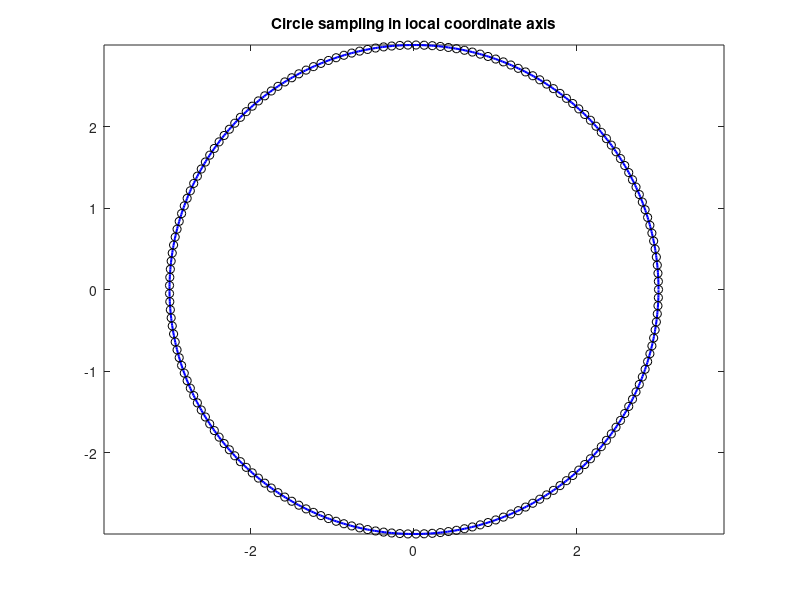
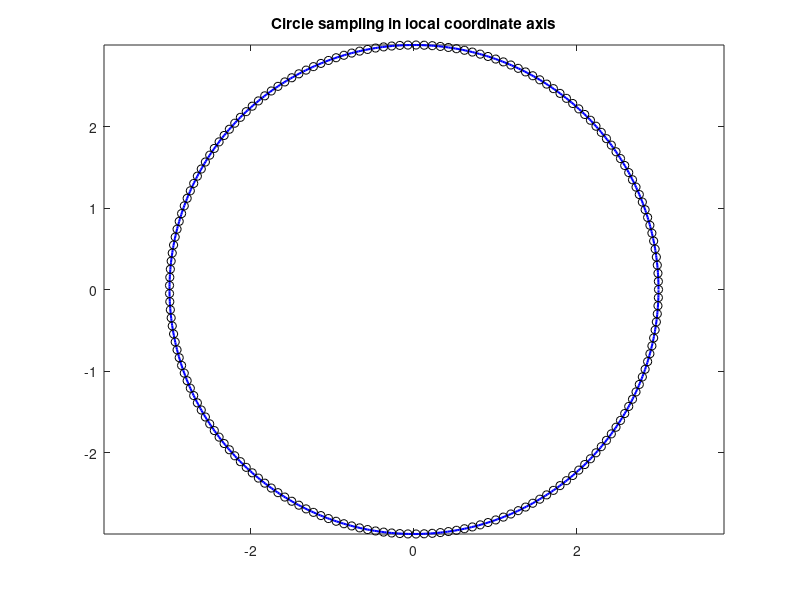

Recreate these plots in MATLAB, in order.
% make a circular obstacle
env.obst = {};
C1.name      = 'C1';
C1.type      = 'circle';
C1.mode      = 'known';
C1.center    = [-4;4;1];
C1.radius    = 3;
env.obst{end+1} = C1;

% hardcode delta L
deltaL = 0.1;

% sample circular obstacle
center  = env.obst{1}.center;
R       = env.obst{1}.radius;

N       = ceil(2*pi*R/deltaL);
meas    = zeros(N,2);
for i=1:N
   meas(i,:) = [R*cos(i*2*pi/N) R*sin(i*2*pi/N)];
end

arc = 0:0.01:2*pi;
figure;
plot(R*cos(arc), R*sin(arc), 'b', 'LineWidth',1.5);
hold on;
plot(meas(:,1),meas(:,2),'ko');
axis equal;
title('Circle sampling in local coordinate axis');


% sample rectangularar obstacle
center  = env.obst{1}.center;
R       = env.obst{1}.radius;

N       = ceil(2*pi*R/deltaL);
meas    = zeros(N,2);
for i=1:N
   meas(i,:) = [R*cos(i*2*pi/N) R*sin(i*2*pi/N)];
end

arc = 0:0.01:2*pi;
figure;
plot(R*cos(arc), R*sin(arc), 'b', 'LineWidth',1.5);
hold on;
plot(meas(:,1),meas(:,2),'ko');
axis equal;
title('Circle sampling in local coordinate axis');